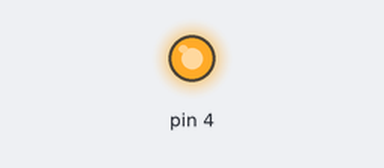
Bench run of a sketch on a simulated Arduino Uno, built with avr-gcc and run on an emulated ATmega328P. Shown: output pins drawn as LEDs (lit = HIGH).

Above: at 5.0 s.
At 15.0 s:
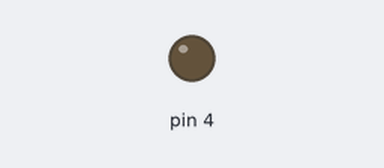
Timing chart, 0 to 26.0 s (numbered marks = the images above):
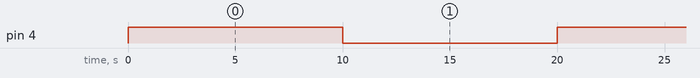

The sketch:

WS-1_arduino.ino
```cpp
//Experiment 1

void setup() {
  // put your setup code here, to run once:
  pinMode(4, OUTPUT);
}
void loop() {
  // put your main code here, to run repeatedly:
  digitalWrite (4, HIGH);
  delay(10000);
  digitalWrite (4, LOW);
  delay(10000);
}


//open this in arduino ide only
```

Measured:
- by itself, pin 4: alternates HIGH for 10.0 s and LOW for 10.0 s
